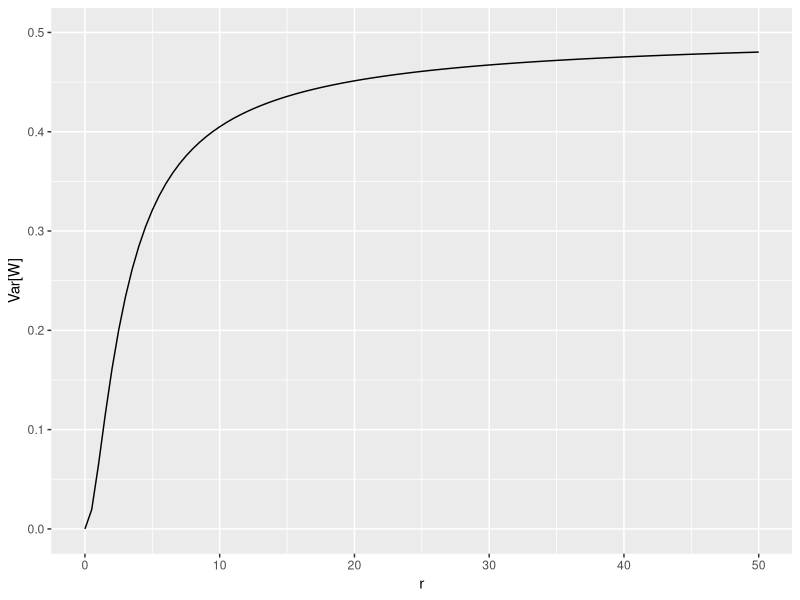
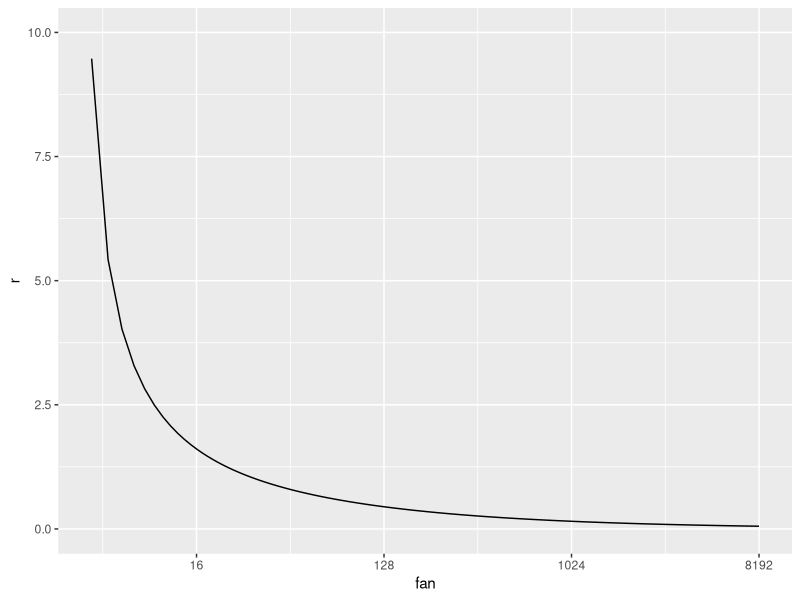
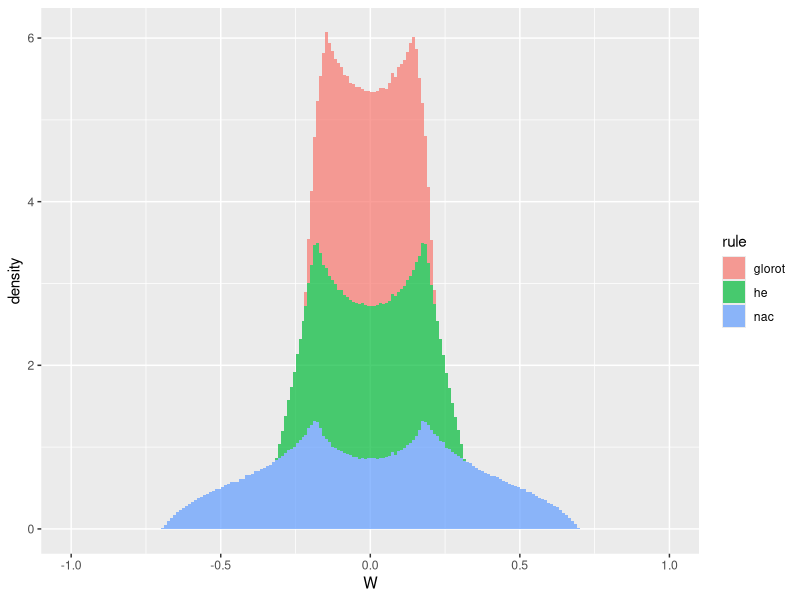

R code for these plots, in order:
## ---- chunk 1
knitr::opts_chunk$set(echo = TRUE)
library(stats)
library(ggplot2)
library(dplyr)
## ---- chunk 2
sigmoid = function (w) {
  return (1 / (1 + exp(-w)))
}

NAC.W.var = function (r) {
  return ((1 - tanh(r) / r) * (r - tanh(r / 2)) * (1 / (2*r))) 
}
## ---- chunk 3
p = ggplot(data.frame(r = c(0.001, 50)), aes(x = r)) +
      stat_function(fun = NAC.W.var) +
      ylim(c(0, 0.5)) +
      labs(y = 'Var[W]')
print(p)
## ---- chunk 4
NAC.W.r = function (fan_sum) {
  return (uniroot(function (r) NAC.W.var(r) - (2 / fan_sum), interval=c(0, 10), f.lower=-1)$root)
}
## ---- chunk 5
fan.values = c(seq(5, 2**7, 1), seq(2**7, 2**13, 8))
r.by.fan = data.frame(list(
  fan = fan.values,
  r = sapply(fan.values, NAC.W.r)
))

p = ggplot(r.by.fan, aes(x = fan, y=r)) +
    geom_line() +
    scale_x_continuous(trans='log2') +
    ylim(c(0, 10)) +
    labs(x='fan')
print(p)
## ---- chunk 6
uniform.sampler = function (r, num.samples) {
  w.hat = runif(num.samples, -r, r)
  m.hat = runif(num.samples, -r, r)
  return (tanh(w.hat) * sigmoid(m.hat))
}

nac.sampler = function (fan, num.samples) {
  return (uniform.sampler(NAC.W.r(fan), num.samples))
}

he.sampler = function (fan, num.samples) {
  return (uniform.sampler(sqrt(6 / fan), num.samples))
}

glorot.sampler = function (fan, num.samples) {
  return (uniform.sampler(sqrt(3 / fan), num.samples))
}

fan = 10
num.samples = 1000000

samples = rbind(
  data.frame(list(
    samples = he.sampler(fan*2, num.samples),
    rule = 'he'
  )),
  data.frame(list(
    samples = nac.sampler(fan*2, num.samples),
    rule = 'nac'
  )),
  data.frame(list(
    samples = glorot.sampler(fan*2, num.samples),
    rule = 'glorot'
  ))
);
## ---- chunk 7
samples %>%
  group_by(rule) %>%
  summarize(mean=fan * mean(samples), variance=fan * var(samples))
## ---- chunk 8
p = ggplot(data=samples, aes(x=samples, fill=rule)) +
  geom_histogram(aes(y=..density..), breaks=seq(-1, 1, by=0.01), alpha=0.7) +
  labs(x = 'W')
print(p)
